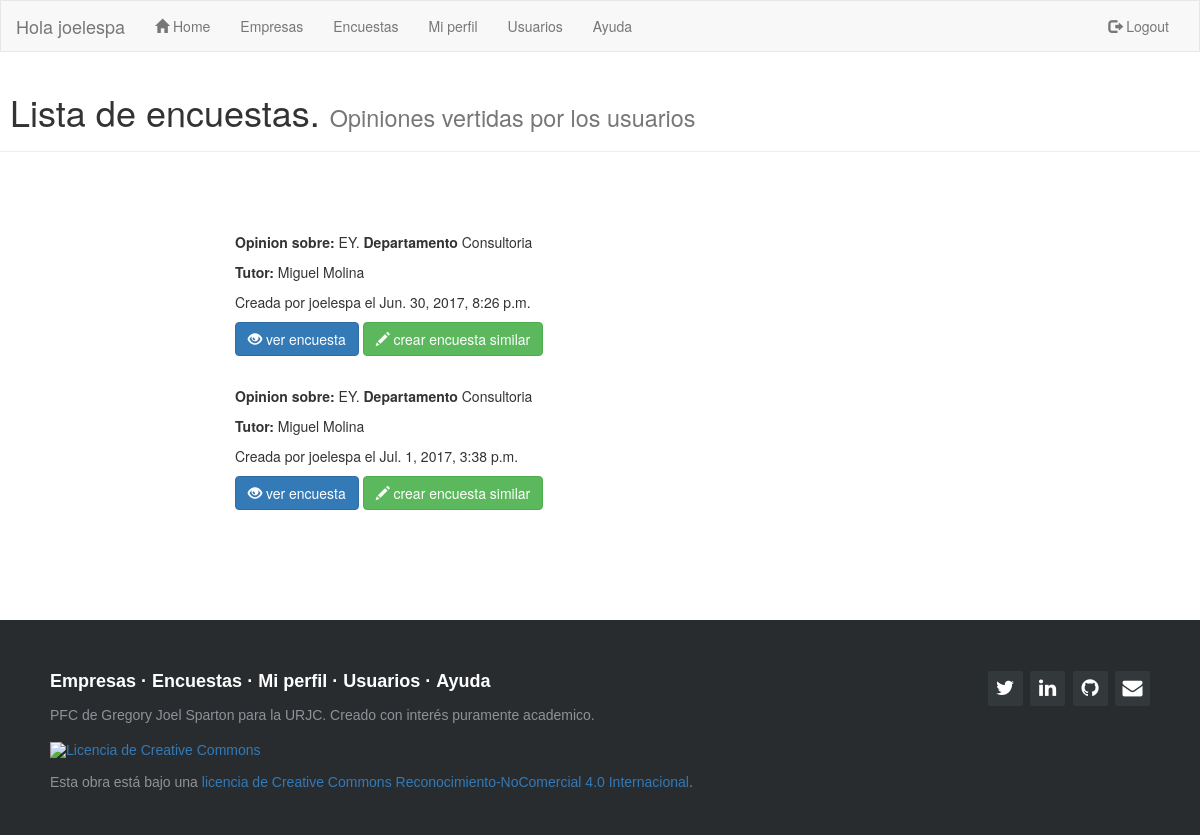
Before: /encuesta/ (signed in) with the older database file.
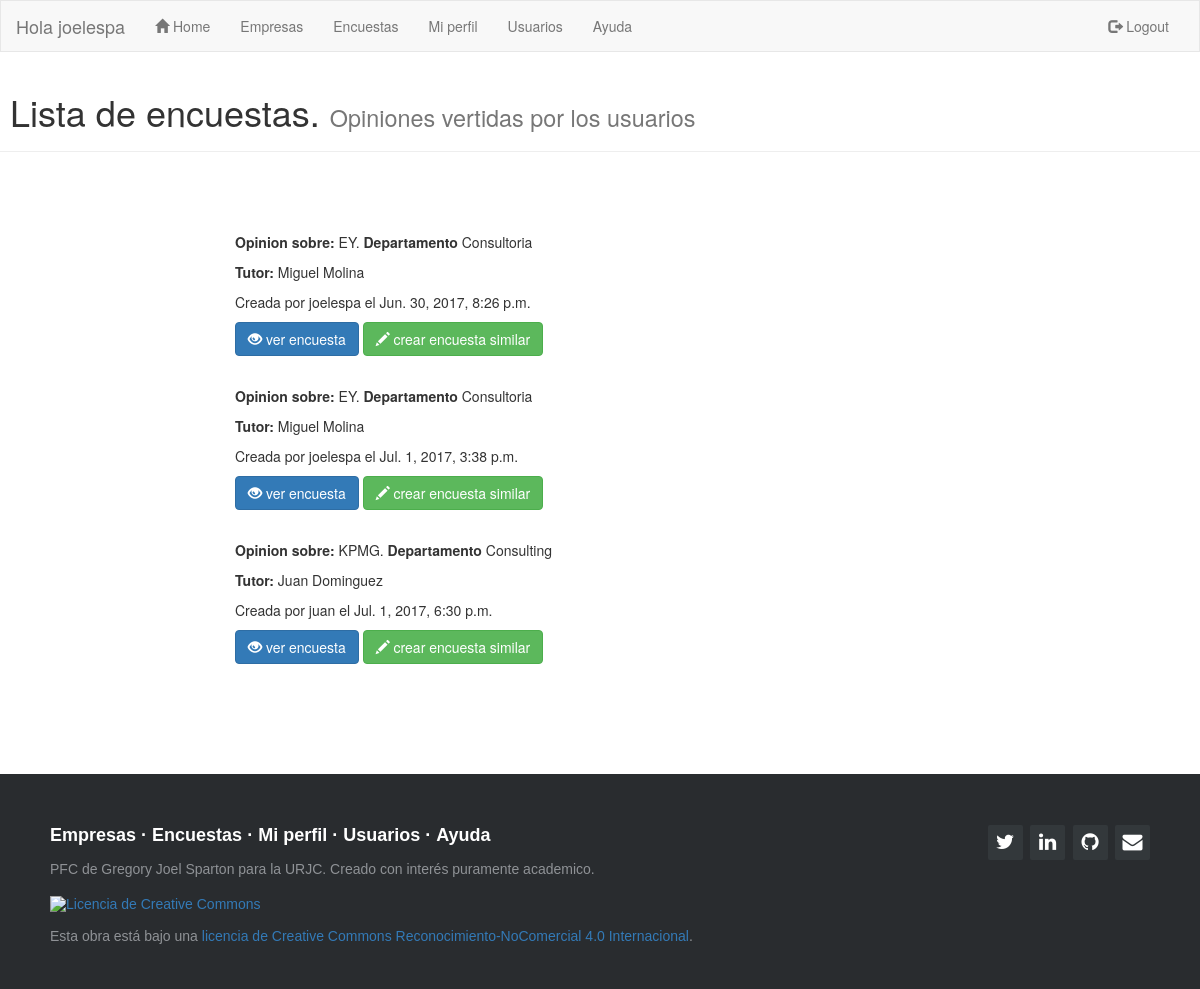
After: the same page with the newer database file.
### sopa/models.py (models this page shows)
class encuestas (models.Model):
    user = models.TextField(max_length=20,null=True,blank=True,default='')
    nombre_empresa = models.TextField(max_length=30,null=True,blank=True,default='')
    tutor = models.TextField(max_length=20,null=True,blank=True,default='')
    departamento = models.TextField(max_length=20,null=True,blank=True,default='')
    id_encuesta = models.IntegerField(null=True,blank=True,default='0')
    created_date = models.DateTimeField(default=timezone.now)
    pf1 = models.TextField(max_length=20,null=True,blank=True,default='')
    pf11 = models.TextField(max_length=20,null=True,blank=True,default='')
    pf2 = models.TextField(max_length=20,null=True,blank=True,default='')
    pf22 = models.TextField(max_length=20,null=True,blank=True,default='')
    pb1 = models.TextField(max_length=20,null=True,blank=True,default='')
    pb2 = models.TextField(max_length=20,null=True,blank=True,default='')
    pb3 = models.TextField(max_length=20,null=True,blank=True,default='')
    pb4 = models.TextField(max_length=20,null=True,blank=True,default='')
    ps1 = models.TextField(max_length=20,null=True,blank=True,default='')
    ps2 = models.TextField(max_length=20,null=True,blank=True,default='')
    ps3 = models.TextField(max_length=20,null=True,blank=True,default='')
    ps4 = models.TextField(max_length=20,null=True,blank=True,default='')
    ps5 = models.TextField(max_length=20,null=True,blank=True,default='')
    ps6 = models.TextField(max_length=20,null=True,blank=True,default='')
    ps7 = models.TextField(max_length=20,null=True,blank=True,default='')
    pa1 = models.TextField(max_length=20,null=True,blank=True,default='')
    pa2 = models.TextField(max_length=20,null=True,blank=True,default='')
    nota = models.IntegerField(null=True,blank=True,default='0')

### sopa/views.py (the view)
# urls.py: url(r'^encuesta/$', views.lista_encuestas, name='lista_encuestas'),
@login_required
def lista_encuestas(request):
    encuesta = encuestas.objects.all().order_by('created_date')
    return render(request, 'sopa/lista_encuestas.html', {'titulo': 'SOPA Encuestas' ,'encuestas' : encuesta})

### sopa/templates/sopa/lista_encuestas.html
{% extends "sopa/index.html" %}
{% block content %}
<div class="page-header">
  <h1>&nbsp;Lista de encuestas. <small>Opiniones vertidas por los usuarios</small></h1>
</div>
<div class="container">
    <br />
    <br />
    <br />
 <div class ="col-md-8 col-md-offset-2">
  {%for encuesta in encuestas%}
  <p><b>Opinion sobre:</b> {{encuesta.nombre_empresa}}.<b> Departamento</b> {{encuesta.departamento}}</p>
  <p><b>Tutor: </b>{{encuesta.tutor}}</p>
  <p>Creada por {{encuesta.user}} el {{encuesta.created_date}}</p>
  <p><a href= '/encuesta/detalle/{{encuesta.pk}}' class="btn btn-primary" role="button">
    <span class="glyphicon glyphicon-eye-open" aria-hidden="true"></span>    ver encuesta</a></span>
    <a href="/encuesta/nueva/{{encuesta.nombre_empresa}}/{{encuesta.departamento}}/{{encuesta.tutor}}" class="btn btn-success" role="button">
      <span class="glyphicon glyphicon-pencil" aria-hidden="true"></span>   crear encuesta similar</a></span></p>
  <br>
{% endfor %}
</div>
</div>
{% endblock content %}

Changed rows visible on the page:
added encuestas: nombre_empresa "KPMG", departamento "Consulting", tutor "Juan Dominguez", user "juan", created_date "Jul. 1, 2017, 6:30 p.m."
